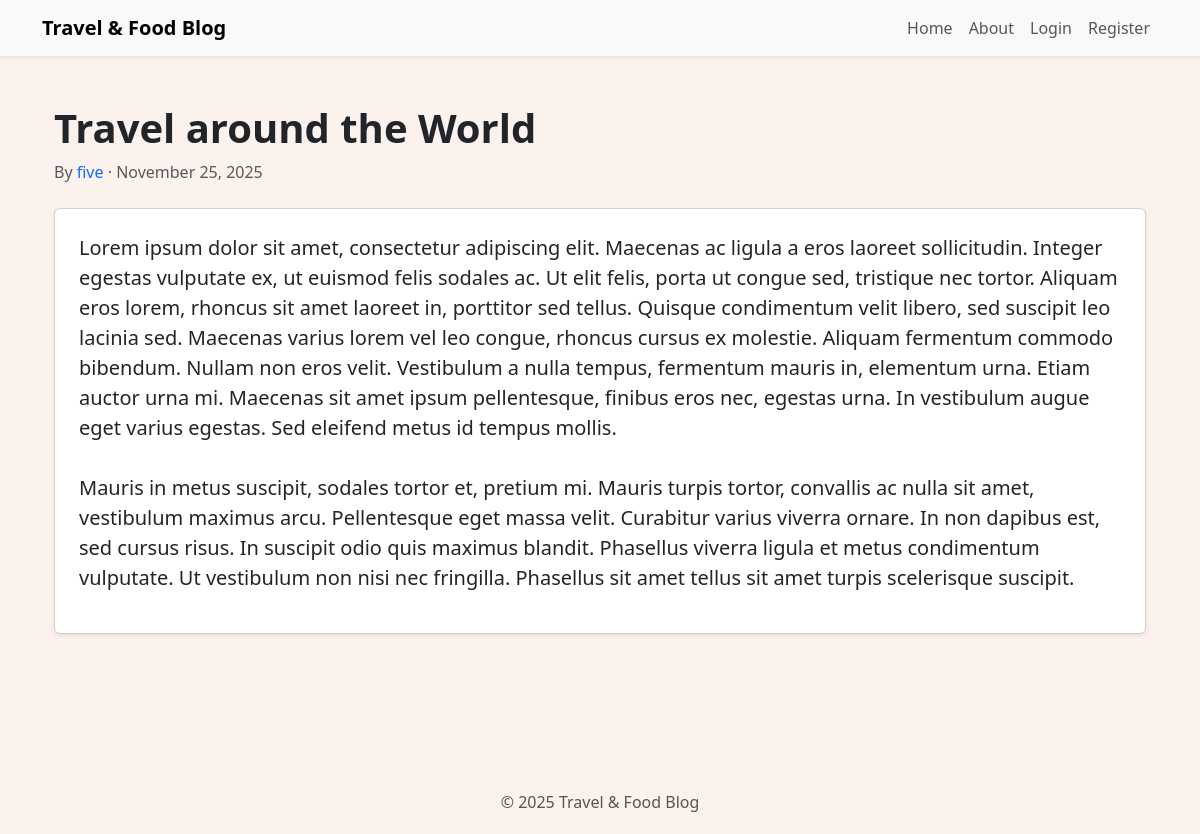
/4, run on the app's committed database.
### travelcompanyblog/models.py (models this page shows, shortened)
class BlogPost(db.Model):
    users = db.relationship(User)
    id = db.Column(db.Integer, primary_key=True)
    user_id = db.Column(db.Integer, db.ForeignKey('users.id'), nullable=False)
    date = db.Column(db.DateTime, nullable=False, default=datetime.utcnow)
    title = db.Column(db.String(140), nullable=False)
    text = db.Column(db.Text, nullable=False)

class User(db.Model, UserMixin):
    __tablename__ = 'users'
    id = db.Column(db.Integer, primary_key=True)
    profile_image = db.Column(db.String(64), nullable=False, default='default_profile.png')
    email = db.Column(db.String(64), unique=True, index=True)
    username = db.Column(db.String(64), unique=True, index=True)
    password_hash = db.Column(db.String(128))
    posts = db.relationship('BlogPost', backref='author', lazy=True)

### travelcompanyblog/users/views.py (the view)
@users.route('/<username>')
def user_posts(username):
    page = request.args.get('page', 1, type=int)
    user = User.query.filter_by(username=username).first_or_404()
    blog_posts = BlogPost.query.filter_by(author=user).order_by(BlogPost.date.desc()).paginate(page=page, per_page=5)
    return render_template('user_blog_posts.html', blog_posts=blog_posts, user=user)

### travelcompanyblog/blog_posts/views.py (called while the page is built)
@blog_posts.route('/<int:blog_post_id>')
def blog_post(blog_post_id):
    blog_post = BlogPost.query.get_or_404(blog_post_id)
    return render_template('blog_post.html', title=blog_post.title, date=blog_post.date, post=blog_post)

### travelcompanyblog/templates/blog_post.html (shortened to what this page needs)
{% extends "base.html" %}
{% block content %}
<div class="container py-5">
    <div class="mb-4">
        <h1 class="fw-bold">{{ post.title }}</h1>
        <div class="text-muted">
            <span>By
                <a href="{{ url_for('users.user_posts', username=post.author.username) }}" class="text-decoration-none">
                    {{ post.author.username }}
                </a>
            </span>
            ·
            <span>{{ post.date.strftime('%B %d, %Y') }}</span>
        </div>
    </div>
    <div class="card shadow-sm p-4 mb-5">
        <p class="fs-5" style="white-space: pre-wrap;">{{ post.text }}</p>
    </div>
</div>
{% endblock %}

### travelcompanyblog/templates/base.html (style rules this page uses)
body { background: #FBF2ED; }

### data on the page
BlogPost: title "Travel around the World", date "November 25, 2025", text "Lorem ipsum dolor sit amet, consectetur adipiscing elit. Maecenas ac ligula a eros laoreet sollicitudin. Integer egestas vulputate ex, ut euismod felis sodales ac. Ut elit felis, porta ut congue sed, tristique nec tortor. Aliquam eros lorem, rhoncus sit amet laoreet in, porttitor sed tellus. Quisque condimentum velit libero, sed suscipit leo lacinia sed. Maecenas varius lorem vel leo congue, rhoncus cursus ex molestie. Aliquam fermentum commodo bibendum. Nullam non eros velit. Vestibulum a nulla tempus, fermentum mauris in, elementum urna. Etiam auctor urna mi. Maecenas sit amet ipsum pellentesque, finibus eros nec, egestas urna. In vestibulum augue eget varius egestas. Sed eleifend metus…"
User: author.username "five"

### other printed values
{{ current_year if current_year else "2025" }} "2025"
